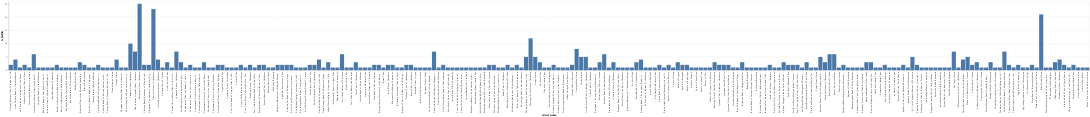

The notebook cell saved with this chart:
### Code cell
alt.Chart(data_for_bar).mark_bar().encode(
    x = alt.X('owner_name:N'),
    y = alt.Y('is_facility')
)

### Figure 1 — Vega-Lite specification as saved in the notebook (floating-point values rounded to 4 significant figures; data arrays with more than 128 entries replaced by an {"elided": "..."} marker saying what was removed)
{"config": {"view": {"continuousWidth": 300, "continuousHeight": 300}}, "data": {"name": "data-d6267b06a694e2a4874b5848a58d19ba"}, "mark": {"type": "bar"}, "encoding": {"x": {"field": "owner_name", "type": "nominal"}, "y": {"field": "is_facility", "type": "quantitative"}}, "$schema": "https://vega.github.io/schema/vega-lite/v5.20.1.json", "datasets": {"data-d6267b06a694e2a4874b5848a58d19ba": {"elided": "235 records"}}}
